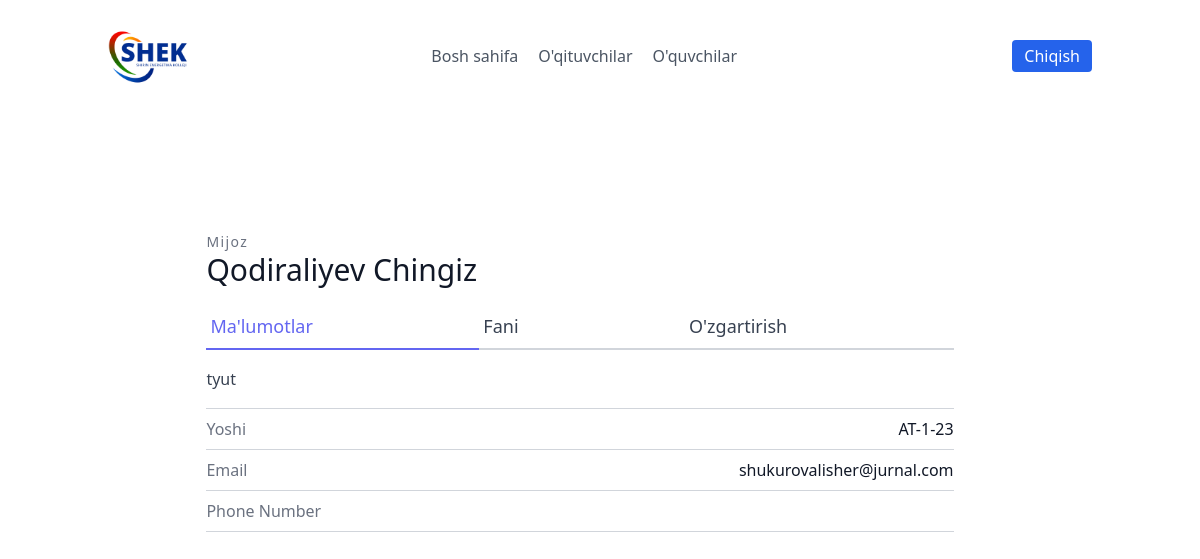
Page /leads/2/ (signed in) on the committed database.
### leads/models.py (models this page shows, shortened)
class Lead(models.Model):
    ismi = models.CharField(max_length=20)
    familiyasi = models.CharField(max_length=20)
    yoshi = models.CharField(max_length=20)
    organisation = models.ForeignKey(UserProfile, on_delete=models.CASCADE)
    agent = models.ForeignKey("Agent", null=True, blank=True, on_delete=models.SET_NULL)
    category = models.ForeignKey("Category", related_name='leads', null=True,  blank=True, on_delete=models.SET_NULL)
    izoh = models.TextField()
    sana = models.DateTimeField(auto_now_add=True)
    email = models.EmailField()

### leads/views.py (the view)
# urls.py: path('<int:pk>/', LeadDetailView.as_view(), name="detallar"),
class LeadDetailView(OrganiserAndLoginRequiredMixin, DetailView):
    template_name = "leads/leads_detail.html"
    queryset = Lead.objects.all()
    context_object_name = "lead"

### agents/mixins.py (called while the page is built)
    def dispatch(self, request, *args, **kwargs):
        if not request.user.is_authenticated or not request.user.is_organisor:
            return redirect("login")
        return super().dispatch(request, *args, **kwargs)

### leads/templates/leads/leads_detail.html (shortened to what this page needs)
{% extends "base.html" %}
{% block content %}
<section class="text-gray-700 body-font overflow-hidden">
    <div class="container px-5 py-24 mx-auto">
      <div class="lg:w-4/5 mx-auto flex flex-wrap">
        <div class="w-full lg:pr-10 lg:py-6 mb-6 lg:mb-0">
            <h2 class="text-sm title-font text-gray-500 tracking-widest">Mijoz</h2>
            <h1 class="text-gray-900 text-3xl title-font font-medium mb-4">{{ lead.ismi }} {{ lead.familiyasi }}</h1>
            <div class="flex mb-4">
                <a href="{% url 'leads:detallar' lead.pk %}" class="flex-grow text-indigo-500 border-b-2 border-indigo-500 py-2 text-lg px-1">
                    Ma'lumotlar
                </a>
                <a href="{% url 'leads:lead-category-update' lead.pk %}" class="flex-grow border-b-2 border-gray-300 py-2 text-lg px-1">
                    Fani
                </a>
                <a href="{% url 'leads:update' lead.pk %}" class="flex-grow border-b-2 border-gray-300 py-2 text-lg px-1">
                    O'zgartirish
                </a>
            </div>
            <p class="leading-relaxed mb-4">{{ lead.izoh }}</p>
            <div class="flex border-t border-gray-300 py-2">
                <span class="text-gray-500">Yoshi</span>
                <span class="ml-auto text-gray-900">{{ lead.yoshi }}</span>
            </div>
            <div class="flex border-t border-gray-300 py-2">
                <span class="text-gray-500">Email</span>
                <span class="ml-auto text-gray-900">{{ lead.email }}</span>
            </div>
            <div class="flex border-t border-b mb-6 border-gray-300 py-2">
                <span class="text-gray-500">Phone Number</span>
            </div>
        </div>
      </div>
    </div>
  </section>
{% endblock content %}

### rows in the picture
Lead: ismi "Qodiraliyev", familiyasi "Chingiz", izoh "tyut", yoshi "AT-1-23", email "shukurovalisher@jurnal.com"
